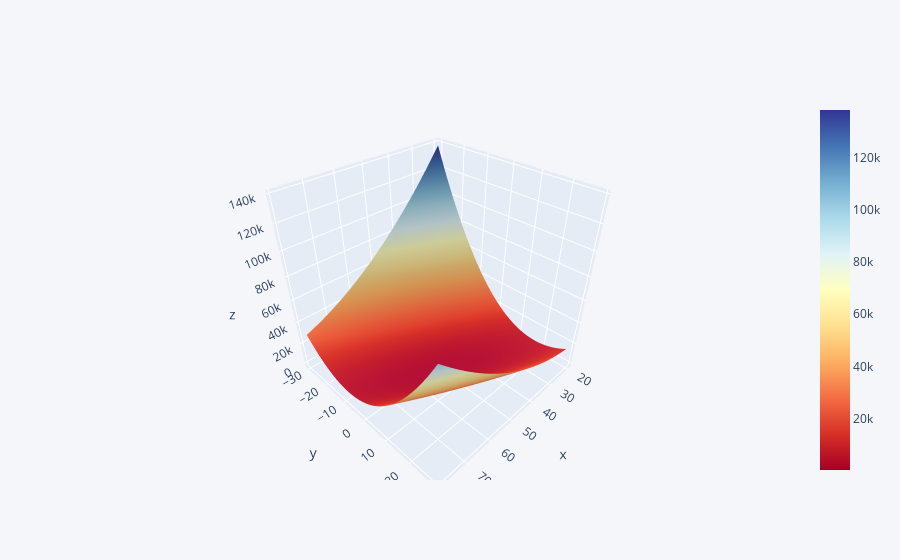

Here is the notebook cell this chart was saved with:
### Code cell
import pandas as pd
import cufflinks as cf

cf.go_offline()
N = len(matrix)*len(matrix[0])
print(N)
M = np.array(matrix[:,:,0])
M = M.reshape(N)
B = np.array(matrix[:,:,1])
B = B.reshape(N)
RSS = np.array(matrix[:,:,2])
RSS = RSS.reshape(N)

df3 = pd.DataFrame({'x':M,'y':B,'z':RSS})

df3 = df3.pivot(index='x', columns='y', values='z')

df3.iplot(kind='surface',colorscale='rdylbu')

### Figure 1 — Plotly figure (JSON) as saved in the notebook; plotly's stock layout.template omitted (floating-point values rounded to 4 significant figures; data arrays with more than 128 entries replaced by an {"elided": "..."} marker saying what was removed)
{"data": [{"colorscale": [[0, "rgb(165,0,38)"], [0.1, "rgb(215,48,39)"], [0.2, "rgb(244,109,67)"], [0.3, "rgb(253,174,97)"], [0.4, "rgb(254,224,144)"], [0.5, "rgb(255,255,191)"], [0.6, "rgb(224,243,248)"], [0.7, "rgb(171,217,233)"], [0.8, "rgb(116,173,209)"], [0.9, "rgb(69,117,180)"], [1, "rgb(49,54,149)"]], "type": "surface", "x": [20, 21, 22, 23, 24, 25, 26, 27, 28, 29, 30, 31, 32, 33, 34, 35, 36, 37, 38, 39, 40, 41, 42, 43, 44, 45, 46, 47, 48, 49, 50, 51, 52, 53, 54, 55, 56, 57, 58, 59, 60, 61, 62, 63, 64, 65, 66, 67, 68, 69, 70, 71, 72, 73, 74, 75, 76, 77, 78, 79], "y": [-30, -29, -28, -27, -26, -25, -24, -23, -22, -21, -20, -19, -18, -17, -16, -15, -14, -13, -12, -11, -10, -9, -8, -7, -6, -5, -4, -3, -2, -1, 0, 1, 2, 3, 4, 5, 6, 7, 8, 9, 10, 11, 12, 13, 14, 15, 16, 17, 18, 19, 20, 21, 22, 23, 24, 25, 26, 27, 28, 29], "z": {"elided": "60x60 float values"}}], "layout": {"legend": {"bgcolor": "#F5F6F9", "font": {"color": "#4D5663"}}, "paper_bgcolor": "#F5F6F9", "plot_bgcolor": "#F5F6F9", "title": {"font": {"color": "#4D5663"}}, "xaxis": {"gridcolor": "#E1E5ED", "showgrid": true, "tickfont": {"color": "#4D5663"}, "title": {"font": {"color": "#4D5663"}, "text": ""}, "zerolinecolor": "#E1E5ED"}, "yaxis": {"gridcolor": "#E1E5ED", "showgrid": true, "tickfont": {"color": "#4D5663"}, "title": {"font": {"color": "#4D5663"}, "text": ""}, "zerolinecolor": "#E1E5ED"}}}
